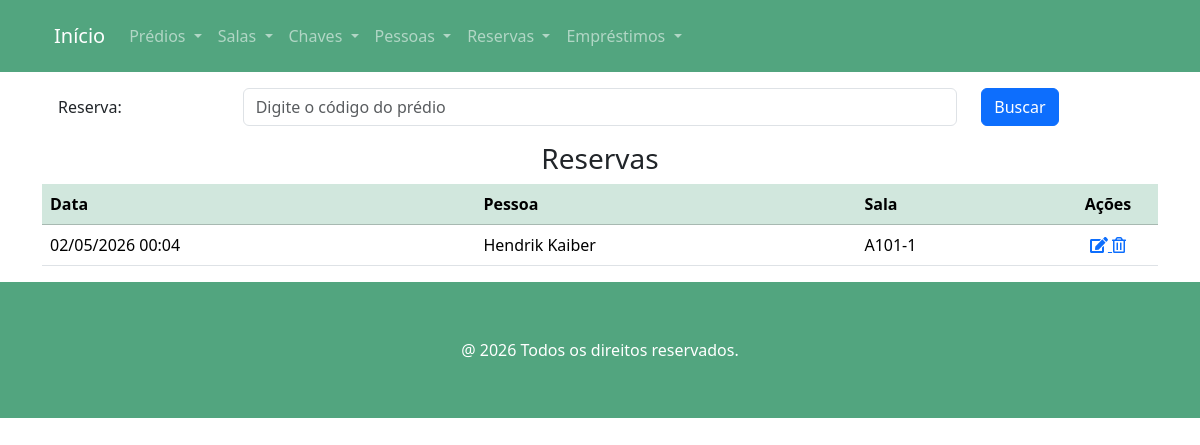
The app's page /reservas with its own data.
### reservas/models.py (models this page shows, shortened)
class Reserva(models.Model):
    inicio = models.DateTimeField()
    pessoa = models.ForeignKey(Pessoa, on_delete=models.PROTECT)
    chave = models.ForeignKey(Chave, on_delete=models.PROTECT)
    ativo = models.BooleanField("Ativo", default=True)
    class Meta:
        verbose_name = "Reserva"
        verbose_name_plural = "Reservas"

### pessoas/models.py (models this page shows)
class Pessoa(models.Model):
    cpf = models.CharField("CPF", max_length=11, help_text="Matrícula da pessoa", unique=True, validators=[RegexValidator(regex=r'\d{11}',)])
    nome = models.CharField("Nome", max_length=100, help_text="Nome da pessoa")
    class Meta:
        verbose_name = "Pessoa"
        verbose_name_plural = "Pessoas"
    def __str__(self):
        return self.nome

### chave/models.py (models this page shows)
class Chave(models.Model):
    codigo = models.CharField(max_length=9, unique=True)
    numero = models.CharField("Número", max_length=3, help_text="Número da Chave", validators=[RegexValidator(regex=r'\b[0-9]{2}\b',)])
    disponivel = models.BooleanField("Disponivel", default=True)
    class Meta:
        verbose_name = "Chave"
        verbose_name_plural = "Chaves"
    def __str__(self):
        return self.codigo

### reservas/views.py (the view)
# urls.py: path('reservas', ReservasView.as_view(), name='reservas'),
class ReservasView(ListView):
    model = Reserva
    template_name = 'reservas.html'
    def get_queryset(self):
        buscar = self.request.GET.get('buscar')
        qs = super(ReservasView, self).get_queryset()
        if buscar:
            return qs.filter(codigo__icontains=buscar)
        if qs.count() == 0:
            return messages.info(self.request,'Não existem reservas cadastradas!')
        else:
            return qs

### reservas/templates/reservas.html
{%  extends 'main.html' %}
{% load django_bootstrap5 %}
{% load static %}
{% block content %}
<section class="section">
        <div class="container">
            <form action="" method="GET">
                <div class="form-group row p-3">
                    <label class="col-sm-2 col-form-label">Reserva: </label>
                    <div class="col-sm-8">
                        <input class="form-control" type="text" name="buscar" value="{{ request.GET.buscar }}"
                               placeholder="Digite o código do prédio">
                    </div>
                    <div class="col-sm-2">
                        <button type="submit" class="btn btn-primary">
                            Buscar
                        </button>
                    </div>
                </div>
            </form>
        {% if object_list %}
                <div class="card-body">
                    <h3 class="text-center">Reservas</h3>
                    <div class="table-responsive">
                        <table class="table table-hover">
                            <thead class="table-success">
                                <th>Data</th>
                                <th>Pessoa</th>
                                <th>Sala</th>
                                <th style="width: 100px; text-align: center">Ações</th>
                            </thead>
                            <tbody>
                            {% for reserva in object_list %}
                                {% if reserva.ativo %}
                                    <tr>
                                        <td>{{ reserva.inicio|date:"d/m/Y H:i"}}</td>
                                        <td>{{ reserva.pessoa }}</td>
                                        <td>{{ reserva.chave }}</td>
                                        <td style="text-align: center">
                                            <a href="{% url 'emprestimo_adicionar' reserva.pk %}">
                                                <span class="icon">
                                                    <i class="fas fa-edit"></i>
                                                </span>
                                            </a>
                                            <a href="{% url 'reserva_apagar' reserva.pk %}">
                                                <span class="icon">
                                                    <i class="far fa-trash-alt"></i>
                                                </span>
                                            </a>
                                        </td>
                                    </tr>
                                {% endif %}
                            {% endfor %}
                            </tbody>
                        </table>
                    </div>
                </div>
        {% endif %}
        </div>
    </section>
{% endblock %}

### records on screen
Reserva: inicio "02/05/2026 00:04", pessoa "Hendrik Kaiber", chave "A101-1"
